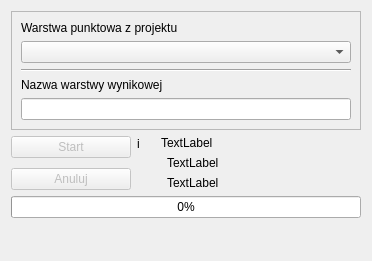
<?xml version="1.0" encoding="UTF-8"?>
<ui version="4.0">
 <class>Frame</class>
 <widget class="QFrame" name="Frame">
  <property name="geometry">
   <rect>
    <x>0</x>
    <y>0</y>
    <width>368</width>
    <height>261</height>
   </rect>
  </property>
  <property name="windowTitle">
   <string>Frame</string>
  </property>
  <property name="frameShape">
   <enum>QFrame::NoFrame</enum>
  </property>
  <property name="frameShadow">
   <enum>QFrame::Raised</enum>
  </property>
  <layout class="QVBoxLayout" name="verticalLayout">
   <property name="spacing">
    <number>6</number>
   </property>
   <item>
    <widget class="QFrame" name="frame">
     <property name="sizePolicy">
      <sizepolicy hsizetype="Preferred" vsizetype="Maximum">
       <horstretch>0</horstretch>
       <verstretch>0</verstretch>
      </sizepolicy>
     </property>
     <property name="maximumSize">
      <size>
       <width>16777215</width>
       <height>150</height>
      </size>
     </property>
     <property name="frameShape">
      <enum>QFrame::StyledPanel</enum>
     </property>
     <property name="frameShadow">
      <enum>QFrame::Raised</enum>
     </property>
     <layout class="QVBoxLayout" name="verticalLayout_6">
      <item>
       <layout class="QVBoxLayout" name="verticalLayout_5">
        <item>
         <widget class="QLabel" name="label">
          <property name="maximumSize">
           <size>
            <width>16777215</width>
            <height>25</height>
           </size>
          </property>
          <property name="text">
           <string>Warstwa punktowa z projektu</string>
          </property>
         </widget>
        </item>
        <item>
         <widget class="QgsMapLayerComboBox" name="layer_select"/>
        </item>
       </layout>
      </item>
      <item>
       <widget class="Line" name="line">
        <property name="orientation">
         <enum>Qt::Horizontal</enum>
        </property>
       </widget>
      </item>
      <item>
       <layout class="QVBoxLayout" name="verticalLayout_4">
        <item>
         <widget class="QLabel" name="label_2">
          <property name="text">
           <string>Nazwa warstwy wynikowej</string>
          </property>
          <property name="wordWrap">
           <bool>true</bool>
          </property>
         </widget>
        </item>
        <item>
         <widget class="QLineEdit" name="text_edit_target_layer_name">
          <property name="sizePolicy">
           <sizepolicy hsizetype="Expanding" vsizetype="Fixed">
            <horstretch>0</horstretch>
            <verstretch>0</verstretch>
           </sizepolicy>
          </property>
         </widget>
        </item>
       </layout>
      </item>
     </layout>
    </widget>
   </item>
   <item>
    <widget class="QFrame" name="frame_2">
     <property name="maximumSize">
      <size>
       <width>16777215</width>
       <height>100</height>
      </size>
     </property>
     <property name="frameShape">
      <enum>QFrame::NoFrame</enum>
     </property>
     <property name="frameShadow">
      <enum>QFrame::Raised</enum>
     </property>
     <layout class="QFormLayout" name="formLayout_2">
      <property name="leftMargin">
       <number>0</number>
      </property>
      <property name="topMargin">
       <number>0</number>
      </property>
      <property name="rightMargin">
       <number>0</number>
      </property>
      <property name="bottomMargin">
       <number>0</number>
      </property>
      <item row="0" column="0">
       <layout class="QVBoxLayout" name="verticalLayout_2">
        <item>
         <layout class="QFormLayout" name="formLayout_6">
          <item row="0" column="0">
           <widget class="QPushButton" name="button_start">
            <property name="enabled">
             <bool>false</bool>
            </property>
            <property name="sizePolicy">
             <sizepolicy hsizetype="Maximum" vsizetype="Fixed">
              <horstretch>0</horstretch>
              <verstretch>0</verstretch>
             </sizepolicy>
            </property>
            <property name="minimumSize">
             <size>
              <width>120</width>
              <height>0</height>
             </size>
            </property>
            <property name="text">
             <string>Start</string>
            </property>
           </widget>
          </item>
          <item row="0" column="1">
           <widget class="QLabel" name="label_info">
            <property name="maximumSize">
             <size>
              <width>15</width>
              <height>15</height>
             </size>
            </property>
            <property name="toolTip">
             <string>Możesz ręcznie wpisać kod TERYT działki</string>
            </property>
            <property name="text">
             <string>i</string>
            </property>
            <property name="scaledContents">
             <bool>true</bool>
            </property>
           </widget>
          </item>
         </layout>
        </item>
        <item>
         <widget class="QPushButton" name="button_cancel">
          <property name="enabled">
           <bool>false</bool>
          </property>
          <property name="sizePolicy">
           <sizepolicy hsizetype="Minimum" vsizetype="Fixed">
            <horstretch>0</horstretch>
            <verstretch>0</verstretch>
           </sizepolicy>
          </property>
          <property name="minimumSize">
           <size>
            <width>120</width>
            <height>0</height>
           </size>
          </property>
          <property name="maximumSize">
           <size>
            <width>120</width>
            <height>16777215</height>
           </size>
          </property>
          <property name="text">
           <string>Anuluj</string>
          </property>
         </widget>
        </item>
       </layout>
      </item>
      <item row="0" column="1">
       <layout class="QVBoxLayout" name="verticalLayout_3">
        <property name="leftMargin">
         <number>15</number>
        </property>
        <item>
         <widget class="QLabel" name="label_status">
          <property name="text">
           <string>TextLabel</string>
          </property>
         </widget>
        </item>
        <item>
         <widget class="QLabel" name="label_found_count">
          <property name="text">
           <string>TextLabel</string>
          </property>
          <property name="indent">
           <number>6</number>
          </property>
         </widget>
        </item>
        <item>
         <widget class="QLabel" name="label_not_found_count">
          <property name="text">
           <string>TextLabel</string>
          </property>
          <property name="indent">
           <number>6</number>
          </property>
         </widget>
        </item>
       </layout>
      </item>
     </layout>
    </widget>
   </item>
   <item>
    <widget class="QProgressBar" name="progress_bar">
     <property name="sizePolicy">
      <sizepolicy hsizetype="Minimum" vsizetype="Fixed">
       <horstretch>0</horstretch>
       <verstretch>0</verstretch>
      </sizepolicy>
     </property>
     <property name="minimumSize">
      <size>
       <width>350</width>
       <height>0</height>
      </size>
     </property>
     <property name="value">
      <number>0</number>
     </property>
    </widget>
   </item>
   <item>
    <spacer name="verticalSpacer">
     <property name="orientation">
      <enum>Qt::Vertical</enum>
     </property>
     <property name="sizeHint" stdset="0">
      <size>
       <width>20</width>
       <height>40</height>
      </size>
     </property>
    </spacer>
   </item>
  </layout>
 </widget>
 <customwidgets>
  <customwidget>
   <class>QgsMapLayerComboBox</class>
   <extends>QComboBox</extends>
   <header>qgsmaplayercombobox.h</header>
  </customwidget>
 </customwidgets>
 <resources/>
 <connections/>
</ui>
